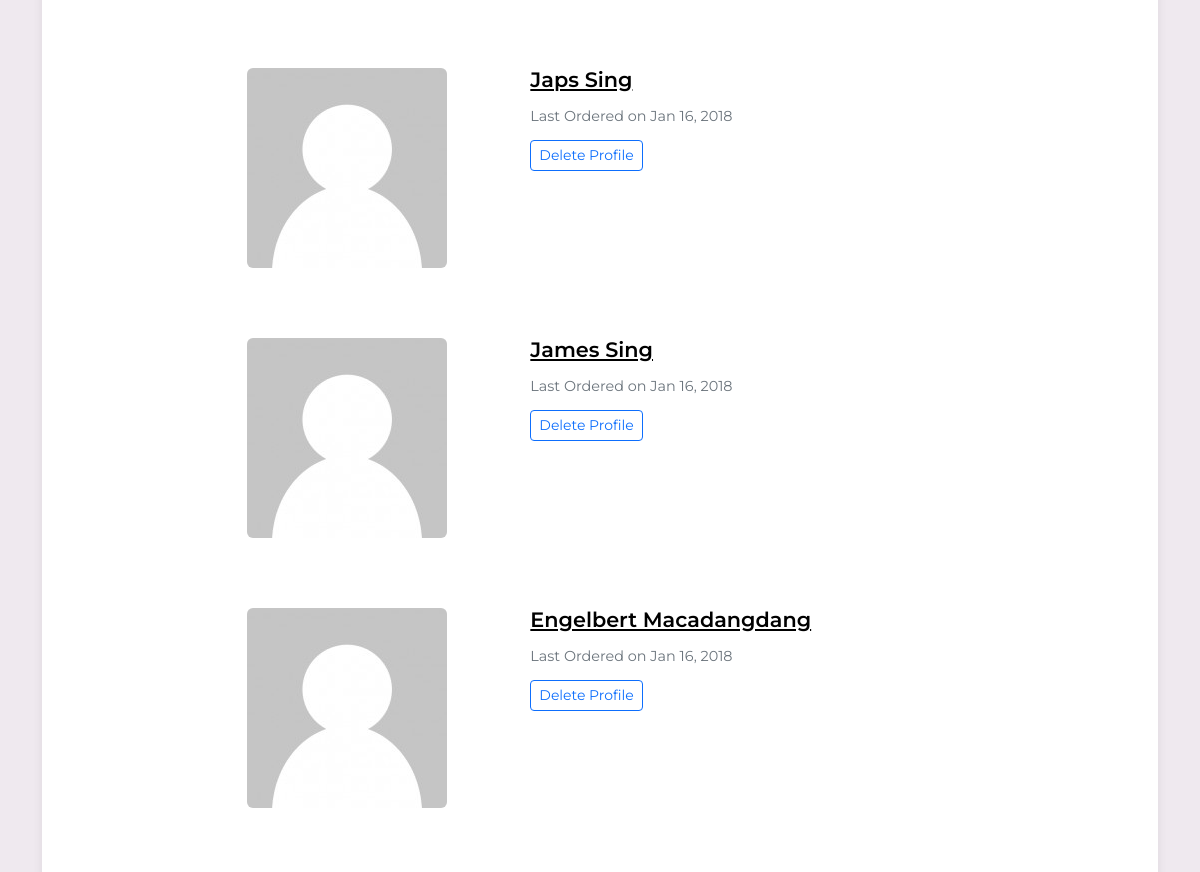
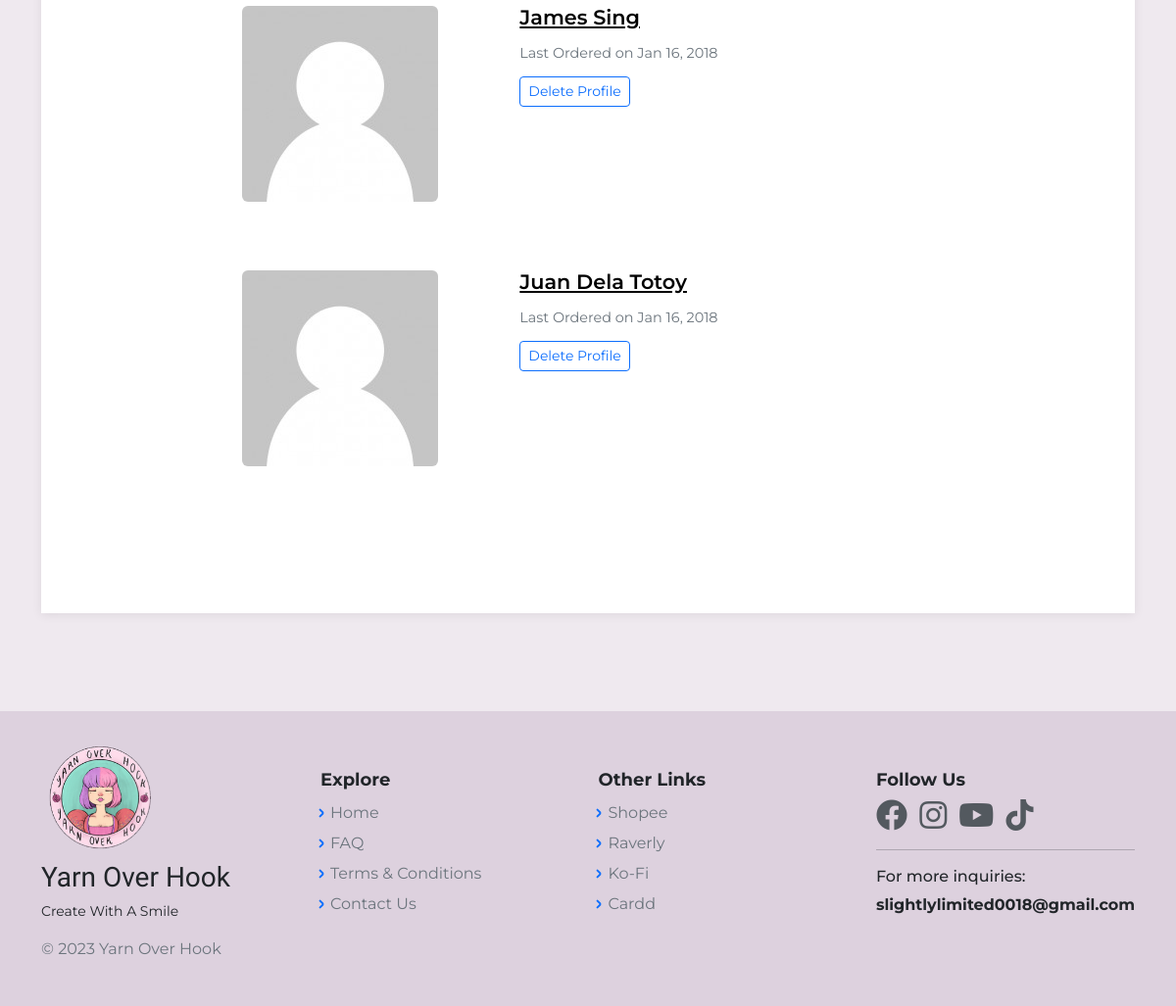
Page /CustomerProfileListAdmin.php (signed in, lower part) on the earlier database version (2 pictures, top to bottom).
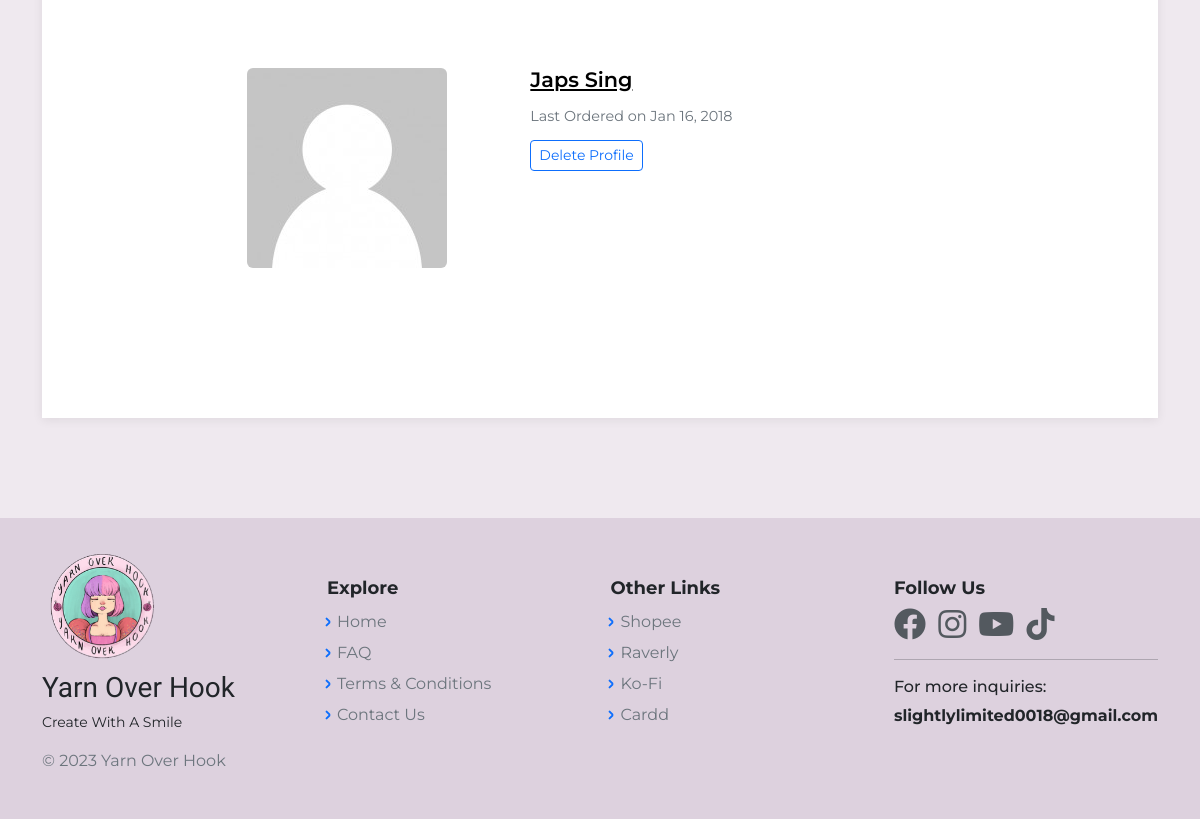
Same page on the later database version.
### tables this page shows
CREATE TABLE `cust_profile` (
  `id` bigint(20) NOT NULL,
  `c_id` bigint(12) NOT NULL,
  `c_name` varchar(60) NOT NULL,
  `email` varchar(60) NOT NULL,
  `region` varchar(60) NOT NULL,
  `city` varchar(60) NOT NULL,
  `street` varchar(60) NOT NULL,
  `building` varchar(60) NOT NULL,
  `phone_no` varchar(20) NOT NULL,
  `zip_code` int(12) NOT NULL,
  `unit_no` int(11) NOT NULL,
  `date` timestamp NOT NULL DEFAULT current_timestamp() ON UPDATE current_timestamp(),
  `address` varchar(150) NOT NULL
);

### CustomerProfileListAdmin.php (the view, shortened to what this page needs)
<?php
    include("includes/dbh.inc.php");
    require 'layouts/Header.php';
    $sql = "SELECT * FROM cust_profile ORDER BY id";
	$result = mysqli_query($con, $sql);
	$profiles = mysqli_fetch_all($result, MYSQLI_ASSOC);
?>
<body class="d-flex flex-column min-vh-100">
    <main class="page blog-post-list">
        <section class="clean-block clean-blog-list dark" style="background-color:#efe9ef;">
        <div class="container">
                <div class="block-content">
                <?php foreach($profiles as $profile): ?>
                    <div class="clean-blog-post">
                        <div class="row">
                            <div class="col-lg-5">
                                <img class="rounded img-fluid" src="assets/img/avatars/nopic1.jpg" style="margin-left:125px;">
                            </div>
                            <div class="col-lg-7">
                                <h3><a href="ProfileAccntViewAdmin.php?id=<?php echo $profile['id']; ?>" style="color:black;"><?php echo $profile['c_name']; ?></a></h3>
                                <div class="info">
                                    <span class="text-muted">Last Ordered on Jan 16, 2018&nbsp;</span>
                                </div>
                                <button class="btn btn-outline-primary btn-sm" type="button">Delete Profile</button>
                            </div>
                        </div>
                    </div>
                <?php endforeach; ?>
                </div>
            </div>
        </section>
    </main>
<?php require 'layouts/Footer.php';?>

Differences in the rows shown:
removed cust_profile: c_name "James Sing"
removed cust_profile: c_name "Engelbert Macadangdang"
removed cust_profile: c_name "James Sing"
removed cust_profile: c_name "Juan Dela Totoy"
